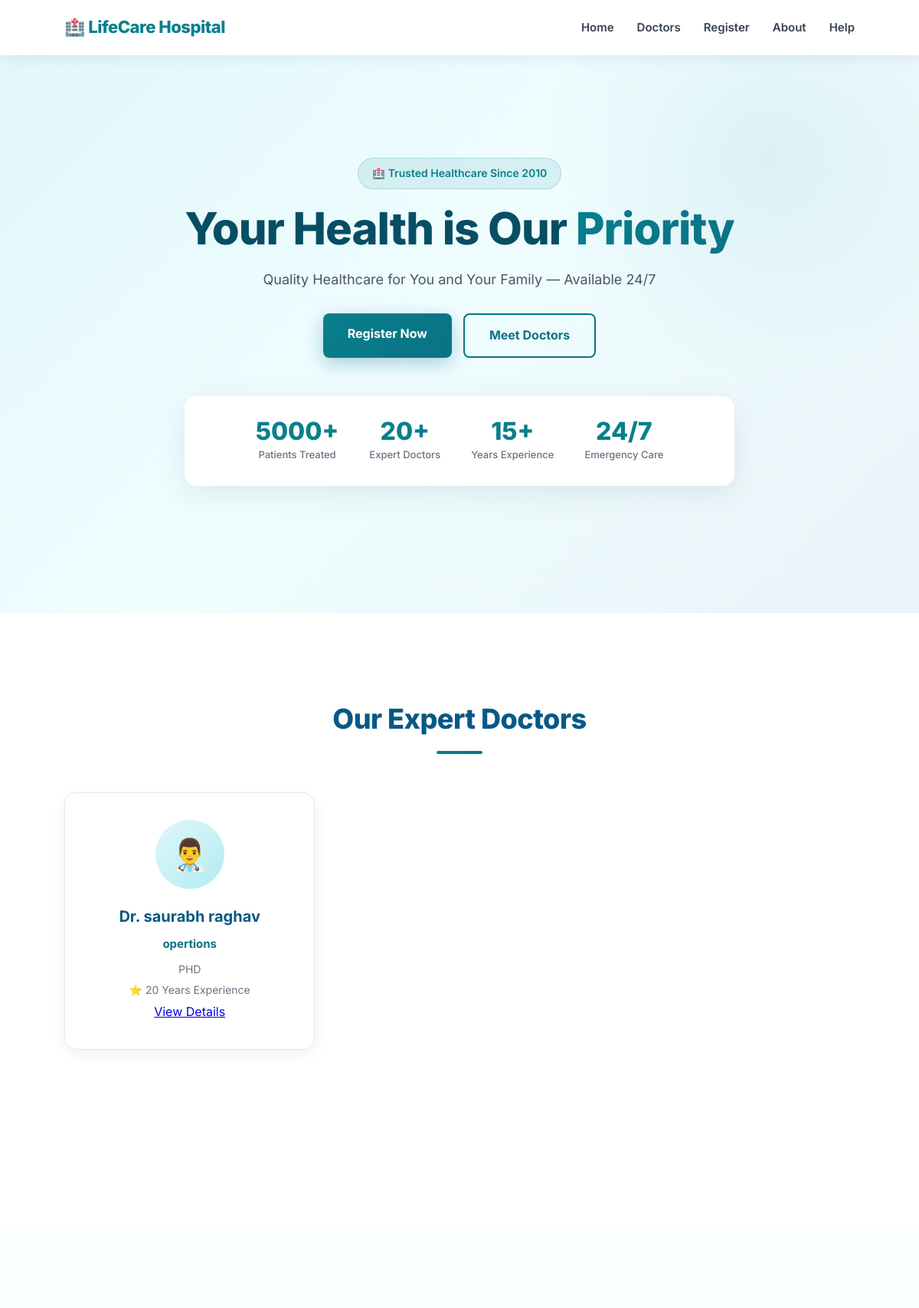
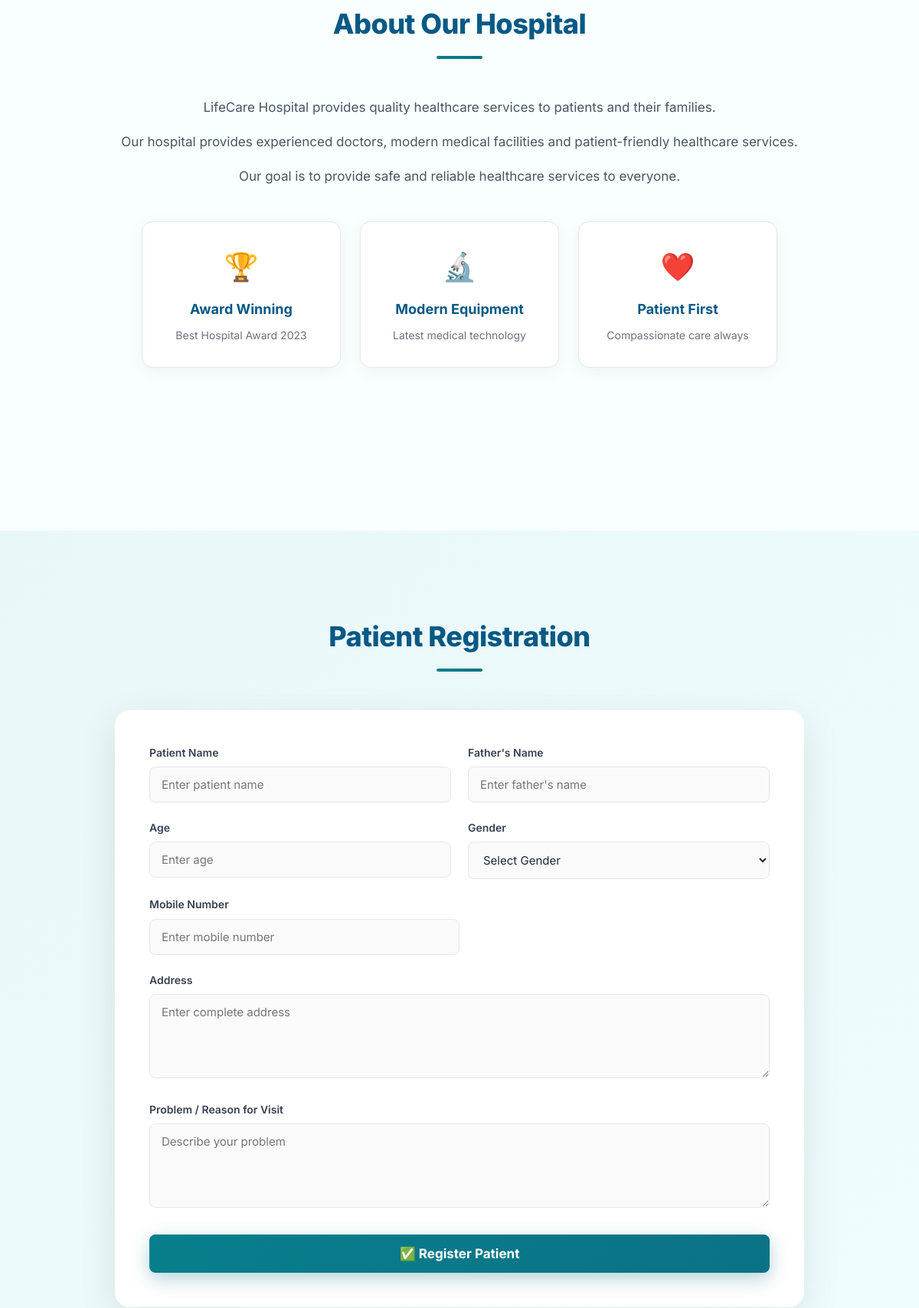
The page / (upper part) on the database its author committed (2 pictures, top to bottom).
### API/models.py (models this page shows, shortened)
class Doctor(models.Model):
    name = models.CharField(max_length=100)
    specialization = models.CharField(max_length=100)
    qualification = models.CharField(max_length=200)
    experience = models.IntegerField()
    department = models.CharField(max_length=100)
    timing = models.CharField(max_length=100)
    description = models.TextField()
    image = models.ImageField(upload_to="doctors/", blank=True)

### API/views.py (the view, shortened to what this page needs)
# urls.py: 2. Add a URL to urlpatterns:  path('', views.home, name='home')
def home(request):
    doctors = Doctor.objects.all()
    return render(request, "home.html", {'doctors': doctors})

### template/Home.html (shortened to what this page needs)
{% load static %}
<!DOCTYPE html>
<html lang="en">
<head>
    <link rel="stylesheet" href="{% static 'home.css' %}">
</head>
<body>
    <nav>
        <div class="logo">🏥 LifeCare Hospital</div>
        <div class="nav-links">
            <a href="#home">Home</a>
            <a href="#doctors">Doctors</a>
            <a href="#register">Register</a>
            <a href="#about">About</a>
            <a href="#help">Help</a>
        </div>
    </nav>
    <section id="home">
        <div class="home-content">
            <span class="badge">🏥 Trusted Healthcare Since 2010</span>
            <h1>Your Health is Our <span>Priority</span></h1>
            <p>Quality Healthcare for You and Your Family — Available 24/7</p>
            <div class="hero-btns">
                <a href="#register" class="btn">Register Now</a>
                <a href="#doctors" class="btn btn-outline">Meet Doctors</a>
            </div>
            <div class="stats">
                <div class="stat">
                    <h3>5000+</h3>
                    <p>Patients Treated</p>
                </div>
                <div class="stat">
                    <h3>20+</h3>
                    <p>Expert Doctors</p>
                </div>
                <div class="stat">
                    <h3>15+</h3>
                    <p>Years Experience</p>
                </div>
                <div class="stat">
                    <h3>24/7</h3>
                    <p>Emergency Care</p>
                </div>
            </div>
        </div>
    </section>
    <section id="doctors">
        <h2 class="section-title">Our Expert Doctors</h2>
        <div class="doctor-container">
            <div class="doctor-card">
                <div class="doctor-icon">👨‍⚕️</div>
                {% if doctors %}
                {% for doctor in doctors %}
                    <h3>Dr. {{ doctor.name }}</h3>
                <p class="speciality">{{ doctor.specialization }}</p>
                <p>{{ doctor.qualification }}</p>
                <p>⭐ {{ doctor.experience }} Years Experience</p>
                 <a href="{% url 'doctor_detail' doctor.id %}" class="details-btn">
                                View Details
                            </a>
                {% endfor %}
                {% else %}
                    <p>No doctors available at the moment.</p>
                {% endif %}
        </div>
    </section>
    <section id="about">
        <h2 class="section-title">About Our Hospital</h2>
        <div class="about-container">
            <p>LifeCare Hospital provides quality healthcare services to patients and their families.</p>
            <p>Our hospital provides experienced doctors, modern medical facilities and patient-friendly healthcare services.</p>
            <p>Our goal is to provide safe and reliable healthcare services to everyone.</p>
            <div class="about-features">
                <div class="about-feature">
                    <div class="feature-icon">🏆</div>
                    <h3>Award Winning</h3>
                    <p>Best Hospital Award 2023</p>
                </div>
                <div class="about-feature">
                    <div class="feature-icon">🔬</div>
                    <h3>Modern Equipment</h3>
                    <p>Latest medical technology</p>
                </div>
                <div class="about-feature">
                    <div class="feature-icon">❤️</div>
                    <h3>Patient First</h3>
                    <p>Compassionate care always</p>
                </div>
            </div>
        </div>
    </section>
    <section id="register">
        <h2 class="section-title">Patient Registration</h2>
        <div class="form-container">
            <form method="POST">
                <div class="form-row">
                    <div class="form-group">
                        <label>Patient Name</label>
                        <input type="text" name="patient_name" placeholder="Enter patient name" required>
                    </div>
                    <div class="form-group">
                        <label>Father's Name</label>
                        <input type="text" name="father_name" placeholder="Enter father's name" required>
                    </div>
                </div>
                <div class="form-row">
                    <div class="form-group">
                        <label>Age</label>
                        <input type="number" name="age" placeholder="Enter age" min="1" max="120" required>
                    </div>
                    <div class="form-group">
                        <label>Gender</label>
                        <select name="gender" required>
                            <option value="">Select Gender</option>
                        </select>
                    </div>
                </div>
                <div class="form-row">
                    <div class="form-group">
                        <label>Mobile Number</label>
                        <input type="tel" name="mobile" placeholder="Enter mobile number" required>
                    </div>
                </div>
                <div class="form-row">
                    <div class="form-group full">
                        <label>Address</label>
                        <textarea name="address" placeholder="Enter complete address" required></textarea>
                    </div>
                </div>
                <div class="form-row">
                    <div class="form-group full">
                        <label>Problem / Reason for Visit</label>
                        <textarea name="problem" placeholder="Describe your problem" required></textarea>
                    </div>
                </div>
                <button type="submit" class="submit-btn">✅ Register Patient</button>
            </form>
        </div>
    </section>
</body>
</html>

### rows shown on the page
Doctor: name "saurabh raghav", specialization "opertions", qualification "PHD", experience "20"
